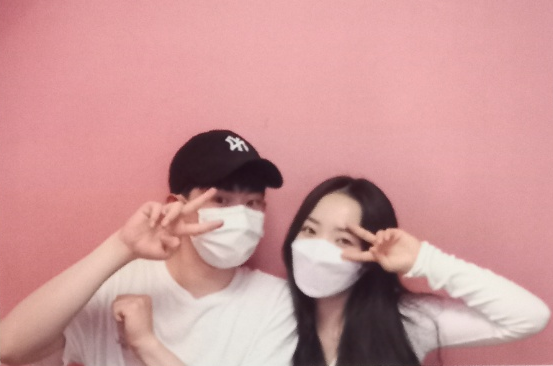
#> input picture Photo2paint/old/crop1.png, 553 x 366 px
$ python main.py
#> lines starting #> are read from the running program, lines starting #| are printed output that depends on the picture
import cv2
import numpy as np

print(1/(1+np.exp(-1.3862)))

img = cv2.imread('crop1.png')
#> img is the input picture: shape (366, 553, 3); mean B, G, R 151.7, 151.5, 204.2
img = (img/40).astype(np.uint8)*40
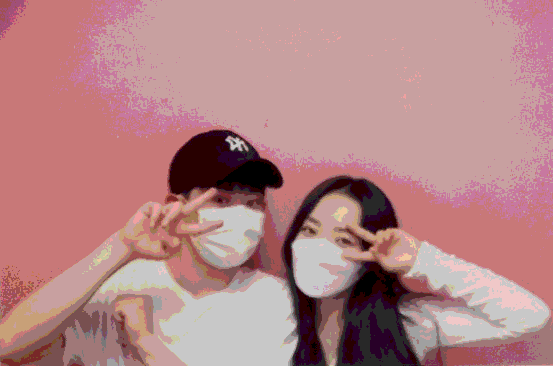
#> img: shape (366, 553, 3); mean B, G, R 134.7, 132.9, 180.4
img = cv2.bilateralFilter(img,9,200,10)
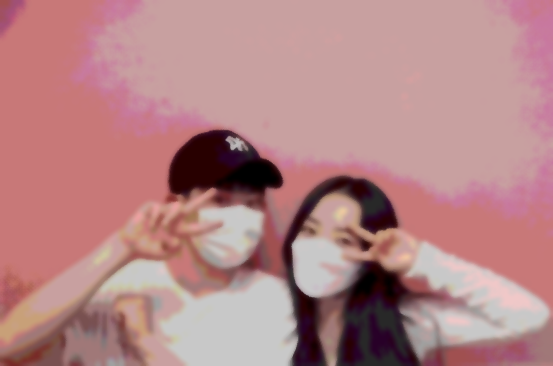
#> img: shape (366, 553, 3); mean B, G, R 134.7, 132.9, 180.5
print(img.dtype)
#| uint8
cv2.imshow('image',img)
cv2.waitKey()

$ run again, with Photo2paint/old/1.png copied over Photo2paint/old/crop1.png
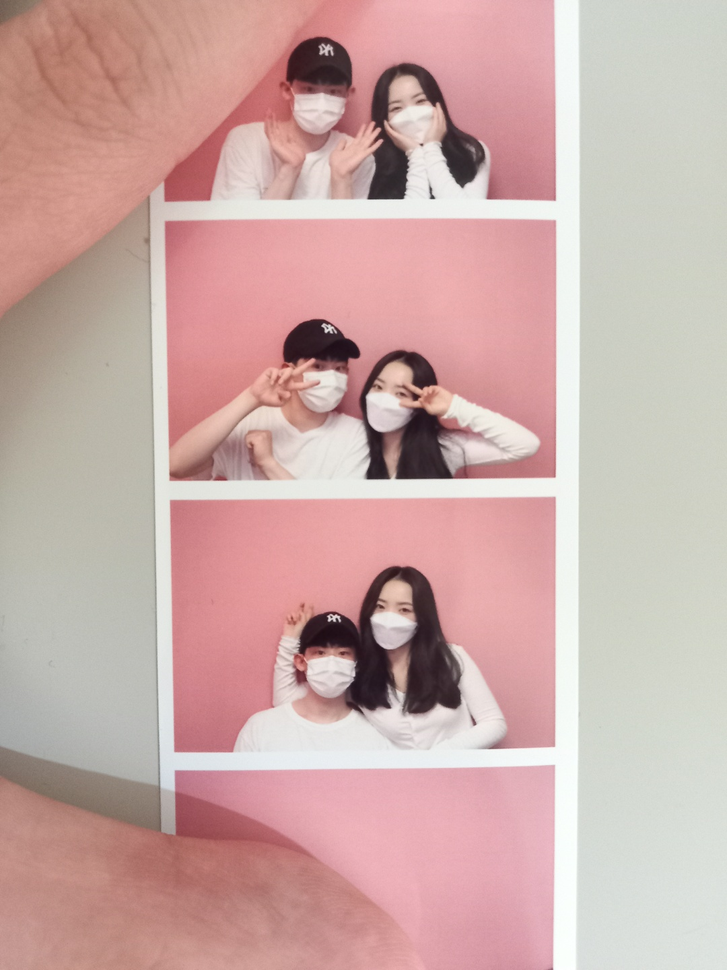
#> input picture Photo2paint/old/1.png, 727 x 970 px, shrunk from 1080 x 1440 before the run
#> img is the input picture: shape (970, 727, 3); mean B, G, R 167.7, 171.3, 203.2
#> `img = (img/40).astype(np.uint8)*40`:
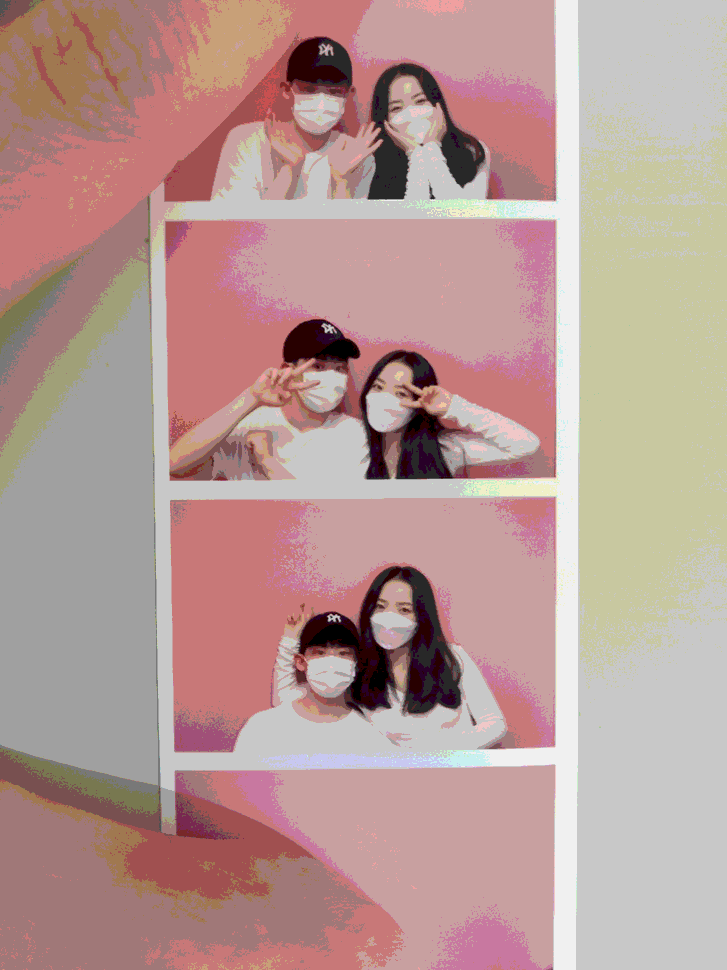
#> img: shape (970, 727, 3); mean B, G, R 149, 153.5, 183.6
#| uint8
